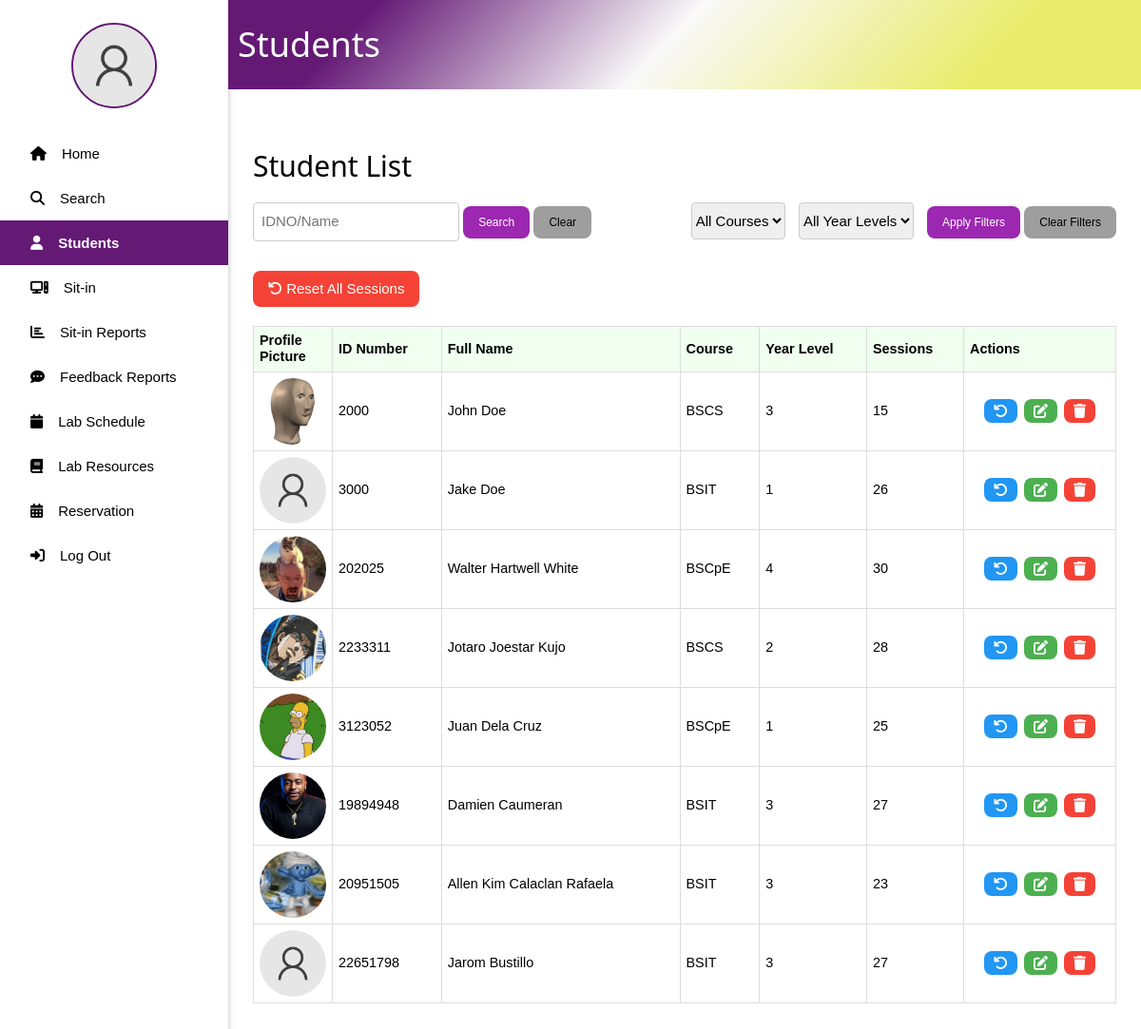
The app's page /admin/list.php (signed in) with its own data.
### tables this page shows
CREATE TABLE `user` (
  `ID` int(11) NOT NULL,
  `IDNO` int(11) NOT NULL,
  `LASTNAME` varchar(30) NOT NULL,
  `FIRSTNAME` varchar(30) NOT NULL,
  `MIDDLENAME` varchar(30) DEFAULT NULL,
  `COURSE` varchar(30) NOT NULL,
  `YEAR_LEVEL` int(11) NOT NULL,
  `USERNAME` varchar(30) NOT NULL,
  `PASSWORD` varchar(255) NOT NULL,
  `PROFILE_PIC` varchar(255) NOT NULL DEFAULT '../images/default_pic.png',
  `SESSION_COUNT` int(11) DEFAULT 30,
  `POINTS` int(11) DEFAULT 0
);

### admin/list.php (the view, shortened to what this page needs)
<?php
include '../includes/connect.php';
$username = $_SESSION['user']['USERNAME'];
$sql_profile = "SELECT PROFILE_PIC FROM user WHERE USERNAME = ?";
$stmt_profile = $conn->prepare($sql_profile);
$stmt_profile->bind_param("s", $username);
$stmt_profile->execute();
$result_profile = $stmt_profile->get_result();
$user = $result_profile->fetch_assoc();
$sql_users = "SELECT IDNO, FIRSTNAME, MIDDLENAME, LASTNAME, COURSE, YEAR_LEVEL, PROFILE_PIC, SESSION_COUNT FROM user WHERE 1=1";
$filter_course = "";
$filter_year = "";
$search_term = "";
$result_users = $conn->query($sql_users);
$users = [];
if ($result_users->num_rows > 0) {
    while ($row = $result_users->fetch_assoc()) {
        $users[] = $row;
    }
}
?>
<!DOCTYPE html>
<html lang="en">
<head>
    <link rel="stylesheet" href="../css/w3.css">
    <link rel="stylesheet" href="../css/side_nav.css">
</head>
<body>
    <div class="w3-sidebar w3-bar-block w3-collapse w3-card w3-animate-left" style="width:20%;" id="mySidebar">
        <div class="profile w3-center w3-margin w3-padding">
            <?php
            $profile_pic = !empty($user['PROFILE_PIC']) ? '../uploads/' . $user['PROFILE_PIC'] : '../images/default_pic.png';
            ?>
            <img src="<?php echo htmlspecialchars($profile_pic); ?>" alt="profile_pic" style="width: 90px; height:90px; border-radius: 50%; border: 2px solid rgba(100,25,117,1);">
        </div>
        <a href="admin.php" class="w3-bar-item w3-button"><i class="fa-solid fa-house w3-padding"></i><span>Home</span></a>
        <a href="#" onclick="document.getElementById('searchModal').style.display='block'" class="w3-bar-item w3-button"><i class="fa-solid fa-magnifying-glass w3-padding"></i><span>Search</span></a>
        <a href="list.php" class="w3-bar-item w3-button active"><i class="fa-solid fa-user w3-padding"></i><span>Students</span></a>
        <a href="currentSitin.php" class="w3-bar-item w3-button"><i class="fa-solid fa-computer w3-padding"></i><span>Sit-in</span></a>
        <a href="SitinReports.php" class="w3-bar-item w3-button"><i class="fa-solid fa-chart-bar w3-padding"></i><span>Sit-in Reports</span></a>
        <a href="feedback_reports.php" class="w3-bar-item w3-button"><i class="fa-solid fa-comment-dots w3-padding"></i><span>Feedback Reports</span></a>
        <a href="lab_schedule.php" class="w3-bar-item w3-button"><i class="fa-solid fa-calendar w3-padding"></i><span>Lab Schedule</span></a>
        <a href="lab_resources.php" class="w3-bar-item w3-button"><i class="fa-solid fa-book w3-padding"></i><span>Lab Resources</span></a>
        <a href="reservation_management.php" class="w3-bar-item w3-button"><i class="fa-solid fa-calendar-days w3-padding"></i><span>Reservation</span></a>
        <a href="../logout.php" class="w3-bar-item w3-button"><i class="fa-solid fa-right-to-bracket w3-padding"></i><span>Log Out</span></a>
    </div>
    <div style="margin-left:20%; z-index: 1; position: relative;">
        <div class="title_page w3-container" style="display: flex; align-items: center;">
            <h1 style="margin-left: 10px; color: #ffff;">Students</h1>
        </div>
        <div class="w3-container" style="margin: 5% 10px;">
            <h2 class="w3-margin-bottom">Student List</h2>
            <div class="w3-row w3-margin-bottom">
                <div class="w3-col m6">
                    <form method="GET" class="w3-bar">
                        <input type="text" name="search" class="w3-input w3-border w3-round" style="width: auto; display: inline-block;" placeholder="IDNO/Name" value="<?php echo htmlspecialchars($search_term); ?>">
                        <button type="submit" class="w3-button w3-purple w3-round-large w3-small">Search</button>
                        <a href="list.php" class="w3-button w3-gray w3-round-large w3-small">Clear</a>
                    </form>
                </div>
                <div class="w3-col m6 w3-right-align">
                    <form method="GET" class="w3-bar">
                        <select name="filter_course" class="w3-select w3-border w3-round" style="width: auto; display: inline-block; margin-right: 10px;">
                            <option value="" <?php echo empty($filter_course) ? 'selected' : ''; ?>>All Courses</option>
                        </select>
                        <select name="filter_year" class="w3-select w3-border w3-round" style="width: auto; display: inline-block; margin-right: 10px;">
                            <option value="" <?php echo empty($filter_year) ? 'selected' : ''; ?>>All Year Levels</option>
                        </select>
                        <button type="submit" class="w3-button w3-purple w3-round-large w3-small">Apply Filters</button>
                        <a href="list.php" class="w3-button w3-gray w3-round-large w3-small">Clear Filters</a>
                    </form>
                </div>
            </div>
            <div class="w3-margin-bottom">
                <form method="POST" onsubmit="return confirm('Are you sure you want to reset the session count for ALL students?');">
                    <button type="submit" name="reset_all_sessions" class="w3-button w3-red w3-round-large">
                        <i class="fa-solid fa-arrow-rotate-left"></i> Reset All Sessions
                    </button>
                </form>
            </div>
            <table class="user-table">
                <thead>
                    <tr>
                        <th>Profile Picture</th>
                        <th>ID Number</th>
                        <th>Full Name</th>
                        <th>Course</th>
                        <th>Year Level</th>
                        <th>Sessions</th>
                        <th>Actions</th>
                    </tr>
                </thead>
                <tbody>
                    <?php if (count($users) > 0) : ?>
                        <?php foreach ($users as $user) : ?>
                            <tr>
                                <td>
                                    <img src="<?php
                                        $pic = !empty($user['PROFILE_PIC']) ? $user['PROFILE_PIC'] : 'images/default_pic.png';
                                        echo (strpos($pic, 'uploads/') === 0 || strpos($pic, 'images/') === 0 ? '../' : '') . htmlspecialchars($pic);
                                    ?>" alt="User Profile" style="width: 70px; height: 70px; border-radius: 50%; object-fit: cover;">
                                </td>
                                <td><?php echo htmlspecialchars($user['IDNO']); ?></td>
                                <td><?php echo htmlspecialchars($user['FIRSTNAME'] . ' ' . $user['MIDDLENAME'] . ' ' . $user['LASTNAME']); ?></td>
                                <td><?php echo htmlspecialchars($user['COURSE']); ?></td>
                                <td><?php echo htmlspecialchars($user['YEAR_LEVEL']); ?></td>
                                <td><?php echo htmlspecialchars($user['SESSION_COUNT']); ?></td>
                                <td class="action-buttons">
                                    <div class="w3-bar">
                                        <form method="POST" style="display: inline-block;" onsubmit="return confirm('Are you sure you want to reset the session count for this user?');">
                                            <button type="submit" class="w3-button w3-blue w3-round-large w3-small" style="margin-right: 5px;" title="Reset Session">
                                                <i class="fa-solid fa-arrow-rotate-left"></i>
                                            </button>
                                        </form>
                                        <button class="w3-button w3-green w3-round-large w3-small" style="margin-right: 5px;" onclick="window.location.href='edit_user.php?id=<?php echo htmlspecialchars($user['IDNO']); ?>'" title="Edit User">
                                            <i class="fa-solid fa-edit"></i>
                                        </button>
                                        <form method="POST" style="display: inline-block;" onsubmit="return confirm('Are you sure you want to delete this user? This action cannot be undone.');">
                                            <button type="submit" class="w3-button w3-red w3-round-large w3-small" title="Delete User">
                                                <i class="fa-solid fa-trash"></i>
                                            </button>
                                        </form>
                                    </div>
                                </td>
                            </tr>
                        <?php endforeach; ?>
                    <?php else : ?>
                        <tr>
                            <td colspan="8">No users found.</td>
                        </tr>
                    <?php endif; ?>
                </tbody>
            </table>
        </div>
    </div>
</body>
</html>

### css/w3.css (style rules this page uses)
html { box-sizing:border-box }
*,*:before,*:after { box-sizing:inherit }
html { -ms-text-size-adjust:100%;-webkit-text-size-adjust:100% }
body { margin:0 }
a { background-color:transparent }
img { border-style:none }
button,input,select,textarea,optgroup { font:inherit;margin:0 }
button,input { overflow:visible }
button,select { text-transform:none }
button,[type=button],[type=reset],[type=submit] { -webkit-appearance:button }
html,body { font-family:Verdana,sans-serif;font-size:15px;line-height:1.5 }
html { overflow-x:hidden }
h1 { font-size:36px }
h2 { font-size:30px }
h1,h2,h3,h4,h5,h6 { font-family:"Segoe UI",Arial,sans-serif;font-weight:400;margin:10px 0 }
img { vertical-align:middle }
a { color:inherit }
.w3-btn,.w3-button { border:none;display:inline-block;padding:8px 16px;vertical-align:middle;overflow:hidden;text-decoration:none;color:inherit;background-color:inherit;text-align:center;cursor:pointer;white-space:nowrap }
.w3-btn,.w3-button { -webkit-touch-callout:none;-webkit-user-select:none;-khtml-user-select:none;-moz-user-select:none;-ms-user-select:none;user-select:none }
.w3-input { padding:8px;display:block;border:none;border-bottom:1px solid #ccc;width:100% }
.w3-select { padding:9px 0;width:100%;border:none;border-bottom:1px solid #ccc }
.w3-sidebar { height:100%;width:200px;background-color:#fff;position:fixed!important;z-index:1;overflow:auto }
.w3-bar { width:100%;overflow:hidden }
.w3-bar .w3-button { white-space:normal }
.w3-bar-block .w3-bar-item { width:100%;display:block;padding:8px 16px;text-align:left;border:none;white-space:normal;float:none;outline:0 }
.w3-container:after,.w3-container:before,.w3-panel:after,.w3-panel:before,.w3-row:after,.w3-row:before,.w3-row-padding:after,.w3-row-padding:before, .w3-cell-row:before,.w3-cell-row:after,.w3-clear:after,.w3-clear:before,.w3-bar:before,.w3-bar:after { content:"";display:table;clear:both }
.w3-col,.w3-half,.w3-third,.w3-twothird,.w3-threequarter,.w3-quarter { float:left;width:100% }
@media (min-width:601px) { .w3-col.m6,.w3-half { width:49.99999% } }
@media (min-width:993px) { .w3-sidebar.w3-collapse { display:block!important } }
.w3-round,.w3-round-medium { border-radius:4px }
.w3-round-large { border-radius:8px }
.w3-container,.w3-panel { padding:0.01em 16px }
.w3-card,.w3-card-2 { box-shadow:0 2px 5px 0 rgba(0,0,0,0.16),0 2px 10px 0 rgba(0,0,0,0.12) }
.w3-animate-left { position:relative;animation:animateleft 0.4s }
.w3-small { font-size:12px!important }
.w3-right-align { text-align:right!important }
.w3-center { text-align:center!important }
.w3-border { border:1px solid #ccc!important }
.w3-margin { margin:16px!important }
.w3-margin-bottom { margin-bottom:16px!important }
.w3-padding { padding:8px 16px!important }
.w3-blue,.w3-hover-blue:hover { color:#fff!important;background-color:#2196F3!important }
.w3-green,.w3-hover-green:hover { color:#fff!important;background-color:#4CAF50!important }
.w3-purple,.w3-hover-purple:hover { color:#fff!important;background-color:#9c27b0!important }
.w3-red,.w3-hover-red:hover { color:#fff!important;background-color:#f44336!important }
.w3-grey,.w3-hover-grey:hover,.w3-gray,.w3-hover-gray:hover { color:#000!important;background-color:#9e9e9e!important }

### css/side_nav.css (style rules this page uses)
.title_page { position: sticky; top: 0; z-index: 1000; padding: 10px 0; background: rgb(100,25,117); background: linear-gradient(133deg, rgba(100,25,117,1) 15%, rgba(249,249,249,1) 48%, rgba(233,236,107,1) 82%); }
.active { background-color:rgba(100,25,117,1); color: white; font-weight: bold; }

### admin/list.php (style rules this page uses)
.user-table { width: 100%; border-collapse: collapse; margin-top: 20px; }
.user-table th, .user-table td { border: 1px solid #ddd; padding: 6px; text-align: left; font-size: 0.9em; }
.user-table td.action-buttons { width: 160px; white-space: nowrap; }
.user-table td.action-buttons .w3-bar { display: flex; justify-content: center; align-items: center; gap: 2px; }
.user-table td.action-buttons form { margin: 0; }
.user-table .w3-button { padding: 5px 10px; position: relative; }
.user-table .w3-button i { font-size: 15px; }
.user-table th { background-color: #f0fff0; }
.user-table img { width: 70px; height: 70px; border-radius: 50%; object-fit: cover; }
.user-table td:first-child { width: 40px; }
.user-table { line-height: 1.2; }
.w3-button { position: relative; }

### records on screen
user: PROFILE_PIC (picture), IDNO "2000", FIRSTNAME+MIDDLENAME+LASTNAME "John Doe", COURSE "BSCS", YEAR_LEVEL "3", SESSION_COUNT "15"
user: PROFILE_PIC (placeholder picture), IDNO "3000", FIRSTNAME+MIDDLENAME+LASTNAME "Jake Doe", COURSE "BSIT", YEAR_LEVEL "1", SESSION_COUNT "26"
user: PROFILE_PIC (picture), IDNO "202025", FIRSTNAME+MIDDLENAME+LASTNAME "Walter Hartwell White", COURSE "BSCpE", YEAR_LEVEL "4", SESSION_COUNT "30"
user: PROFILE_PIC (picture), IDNO "2233311", FIRSTNAME+MIDDLENAME+LASTNAME "Jotaro Joestar Kujo", COURSE "BSCS", YEAR_LEVEL "2", SESSION_COUNT "28"
user: PROFILE_PIC (picture), IDNO "3123052", FIRSTNAME+MIDDLENAME+LASTNAME "Juan Dela Cruz", COURSE "BSCpE", YEAR_LEVEL "1", SESSION_COUNT "25"
user: PROFILE_PIC (picture), IDNO "19894948", FIRSTNAME+MIDDLENAME+LASTNAME "Damien Caumeran", COURSE "BSIT", YEAR_LEVEL "3", SESSION_COUNT "27"
user: PROFILE_PIC (picture), IDNO "20951505", FIRSTNAME+MIDDLENAME+LASTNAME "Allen Kim Calaclan Rafaela", COURSE "BSIT", YEAR_LEVEL "3", SESSION_COUNT "23"
user: PROFILE_PIC (placeholder picture), IDNO "22651798", FIRSTNAME+MIDDLENAME+LASTNAME "Jarom Bustillo", COURSE "BSIT", YEAR_LEVEL "3", SESSION_COUNT "27"
